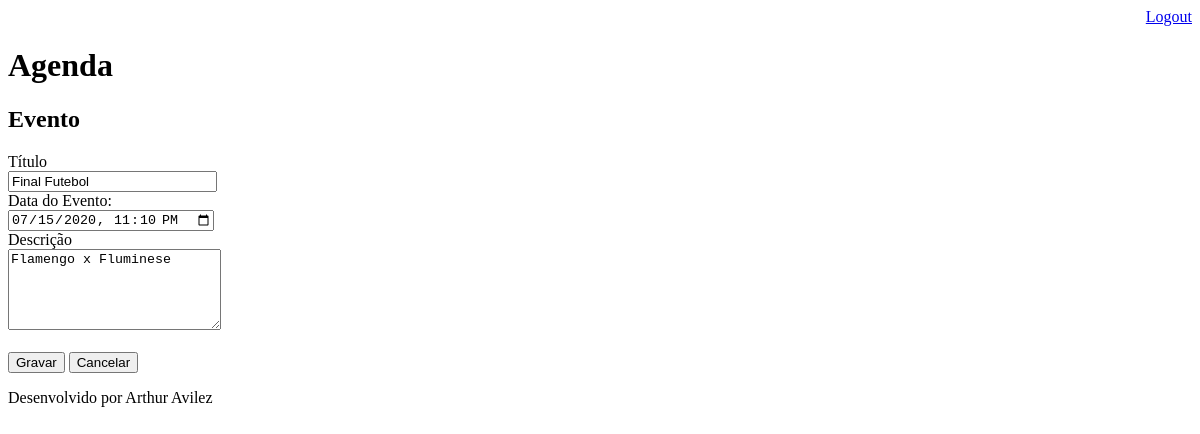
The page /agenda/evento/?id=5 (signed in) on the database as committed earlier.
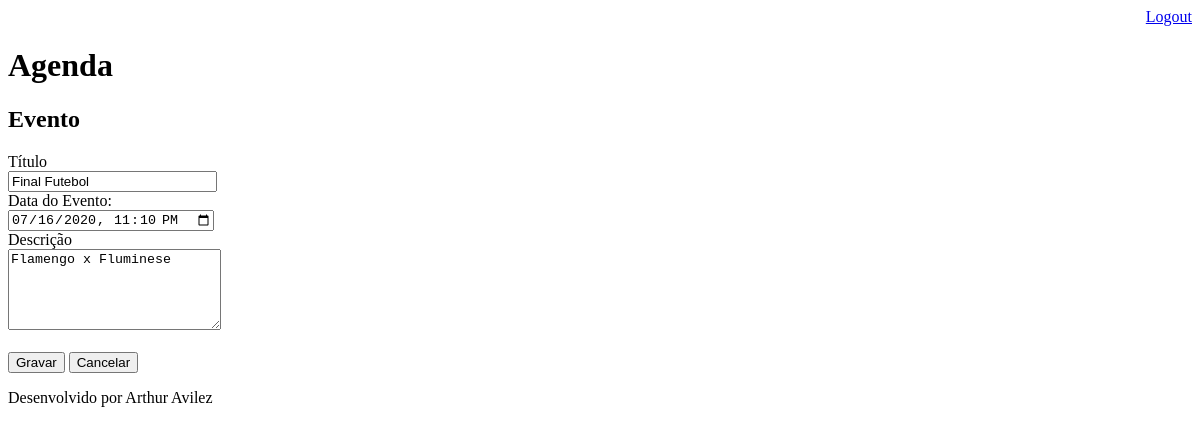
The same page on the database as committed later.
### core/models.py (models this page shows, shortened)
class Evento(models.Model):
    titulo = models.CharField(max_length=100)
    descricao = models.TextField(blank=True, null=True)
    data_evento = models.DateTimeField(verbose_name='Data do Evento')
    data_criacao = models.DateTimeField(auto_now=True)
    usuario = models.ForeignKey(User, on_delete=models.CASCADE)
    class Meta:
        db_table = 'evento'
    def get_data_input_evento(self):
        return self.data_evento.strftime('%Y-%m-%dT%H:%M')

### core/views.py (the view)
# urls.py: path('agenda/evento/', views.evento),
@login_required(login_url='/login/')
def evento(request):
    id_evento = request.GET.get('id')
    dados = {}
    if id_evento:
        dados['evento'] = Evento.objects.get(id=id_evento)
    return render(request, 'evento.html', dados)

### templates/evento.html (shortened to what this page needs)
{% extends "model-page.html" %}
{% block content %}
<h2>Evento</h2>
<form action="submit" method="POST">{% csrf_token %}
    <labe>Título</labe>
    <br>
    <input type="text" name="titulo" size="23" value="{{ evento.titulo }}">
    <br>
    <labe>Data do Evento:</labe>
    <br>
    <input type="datetime-local" name="data_evento" value="{{ evento.get_data_input_evento }}">
    <br>
    <labe>Descrição</labe>
    <br>
    <textarea name="descricao"  cols="24" rows="5">{{ evento.descricao }}</textarea>
    <br><br>
    <button type="submit">Gravar</button>
    <a href="/">
        <button type="button">Cancelar</button>
    </a>
</form>
{% endblock %}

Rows that differ between the two databases and show on the page:
changed Evento "Final Futebol": data_evento "07/15/2020 23:10" → "07/16/2020 23:10"
